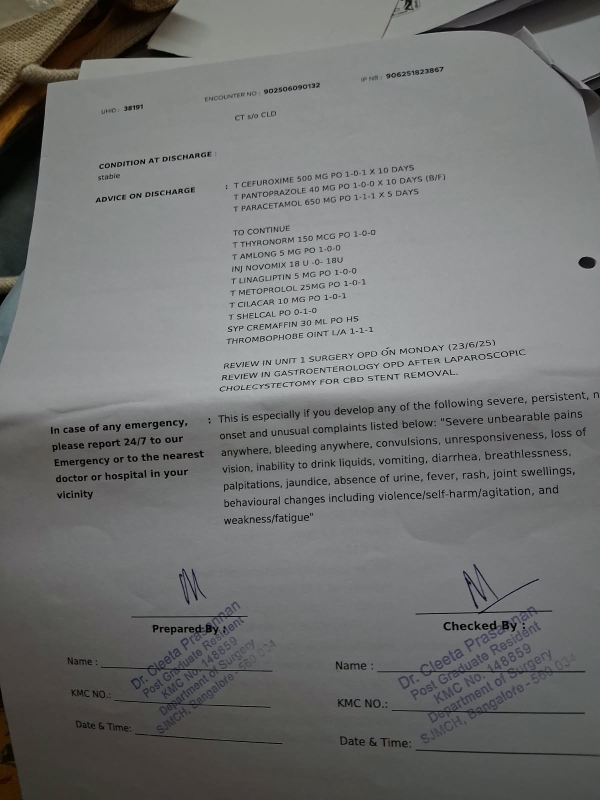
#> input picture 01_asuntha_discharge_summary_2025-06.jpg, 1200 x 1600 px (shown at 1/2 size)
$ python -i ocr.py   (imports and definitions only)
#> lines starting #> are read from the running program, lines starting #| are printed output that depends on the picture; after the words box and inside, x2 and y2 are one past the last pixel; in counts of white or black regions, pixels touching at a corner belong together
### cdss/llm.py
"""LLM backend for summarisation, RAG answers and prescription OCR.

Supported providers (priority order):
  1. Google Gemini  (GEMINI_API_KEY in .env  — free tier at aistudio.google.com)
  2. Anthropic Claude  (ANTHROPIC_API_KEY in .env)
  3. Ollama  (local model — OLLAMA_MODEL in .env, e.g. qwen2.5-vl:7b)

Everything in the CDSS works WITHOUT any API key — template / extractive fallbacks are used.
"""

from __future__ import annotations

import base64
import json
import mimetypes
import os
import re
from pathlib import Path

SYSTEM_PROMPT = (
    "You are a clinical decision-support assistant helping a licensed doctor in a rural Indian clinic. "
    "Use ONLY the patient record and guideline excerpts provided. Cite evidence with the bracketed ids "
    "given, e.g. [G-FQ] or [P002-E1]. Never invent drugs, doses, results or history. If information is "
    "missing or illegible, say so. Present options for the clinician to consider, not orders. Be concise."
)


def load_env() -> None:
    """Read key-value pairs from .env in the project root if present."""
    root = Path(__file__).resolve().parent.parent
    env_file = root / ".env"
    if env_file.exists():
        try:
            for line in env_file.read_text(encoding="utf-8").splitlines():
                line = line.strip()
                if line and not line.startswith("#") and "=" in line:
                    k, v = line.split("=", 1)
                    k, v = k.strip(), v.strip().strip("'\"")
                    if k and not os.environ.get(k):
                        os.environ[k] = v
        except Exception:
            pass


load_env()


def available() -> bool:
    load_env()
    return bool(os.environ.get("GEMINI_API_KEY") or os.environ.get("ANTHROPIC_API_KEY") or _ollama_running())


def available_cloud() -> bool:
    load_env()
    return bool(os.environ.get("GEMINI_API_KEY") or os.environ.get("ANTHROPIC_API_KEY"))


# [136 lines left out: functions _ollama_running, provider_name, _gemini_generate, _anthropic_client, _ollama_complete, complete and 1 more, not called in this run]

### cdss/ocr.py
"""Prescription image -> structured encounter (ingestion of NEW records).

Extraction strategy (tried in priority order):
  1. Cloud LLM vision  (GEMINI_API_KEY or ANTHROPIC_API_KEY in .env)
     Handles handwriting well; uses the structured prompt below.
  2. Local Ollama vision model  (OLLAMA_MODEL set in .env, Ollama running locally)
     Fully offline, near-cloud accuracy on modern hardware (Qwen2.5-VL, MiniCPM-V, etc.)
  3. PaddleOCR  (pip install paddlepaddle paddleocr)
     Deep-learning OCR, runs on CPU, much better than Tesseract for printed forms.
     Followed by regex-based slot extraction and medical lexicon fuzzy correction.
  4. Tesseract OCR  (pip install pytesseract + Windows Tesseract binary)
     Classical OCR fallback; works for clean printed forms.
     Followed by the same regex / lexicon post-processing as PaddleOCR.
  5. Manual entry in the dashboard.

All OCR paths (3 & 4) run the same OpenCV image pre-processing pipeline first
(dewarping → CLAHE contrast → Sauvola binarisation) to maximise text recognition.

Every extracted record is shown to the clinician for verification before it is saved.

CLI:
    python -m cdss.ocr path/to/image.jpg            # prints extracted JSON
"""

from __future__ import annotations

import json
import re
import sys
from pathlib import Path

from . import llm

# ---------------------------------------------------------------------------
# Structured extraction prompt (identical across cloud & Ollama paths)
# ---------------------------------------------------------------------------
EXTRACTION_INSTRUCTION = """Transcribe this medical prescription / discharge summary into JSON with keys:
{
 "patient_name": str, "patient_identifier": str (UHID / hospital no / IP no, or ""), "age": str, "sex": "M"|"F"|"",
 "date": "YYYY-MM-DD" or "", "date_certain": bool,
 "facility": str, "department": str, "doctor": str,
 "type": "opd_prescription"|"discharge_summary"|"clinic_prescription"|"pharmacy_indent"|"prescription",
 "diagnoses": [str], "complaints": [str],
 "vitals": {"bp_systolic": int, "bp_diastolic": int, "pulse": int, "spo2": int, "weight_kg": float,
            "temperature_f": float, "random_glucose_mg_dl": int}  (only those present),
 "medications": [{"raw": exact text, "drug": brand or generic name in lower case, "strength": str,
                  "route": "PO"|"IV"|"IM"|"SC"|"topical", "frequency": e.g. "1-0-1", "HS", "SOS", "stat",
                  "duration": e.g. "5 days", "2 weeks", "1 month", "continue", "instructions": str,
                  "legibility": "clear"|"partial"|"illegible"}],
 "investigations_advised": [str], "plan": [str]
}
Rules: copy what is written; never guess an illegible drug name - set legibility "illegible" and keep raw text.
Indian notation 1-0-1 means morning-afternoon-night. Output JSON only."""


# ---------------------------------------------------------------------------
# STAGE 0: OpenCV image pre-processing
# ---------------------------------------------------------------------------
def _preprocess_image(image_path: str | Path):
    """Apply a 4-step OpenCV pipeline to improve OCR accuracy.

    Steps:
      1. Grayscale conversion
      2. Denoising (fastNlMeansDenoising)
      3. CLAHE contrast enhancement (equalises uneven clinic lighting)
      4. Sauvola-style adaptive binarisation (isolates ink from paper texture)

    Returns a uint8 numpy array (H x W) or None if cv2 is not installed.
    """
    try:
        import importlib
        cv2 = importlib.import_module("cv2")
        np = importlib.import_module("numpy")

        img = cv2.imread(str(image_path))
#> img is the input picture: shape (1600, 1200, 3); mean B, G, R 113.6, 114.3, 113.6
        if img is None:
            # Fallback: load with Pillow, convert to numpy
            from PIL import Image
            pil = Image.open(image_path).convert("RGB")
            img = np.array(pil)[:, :, ::-1]  # RGB -> BGR

        gray = cv2.cvtColor(img, cv2.COLOR_BGR2GRAY)

        # Mild denoising without blurring fine pen strokes
        denoised = cv2.fastNlMeansDenoising(gray, h=10, templateWindowSize=7, searchWindowSize=21)

        # CLAHE: locally equalise contrast (helps with uneven clinic lighting and shadows)
        clahe = cv2.createCLAHE(clipLimit=2.5, tileGridSize=(8, 8))
        enhanced = clahe.apply(denoised)
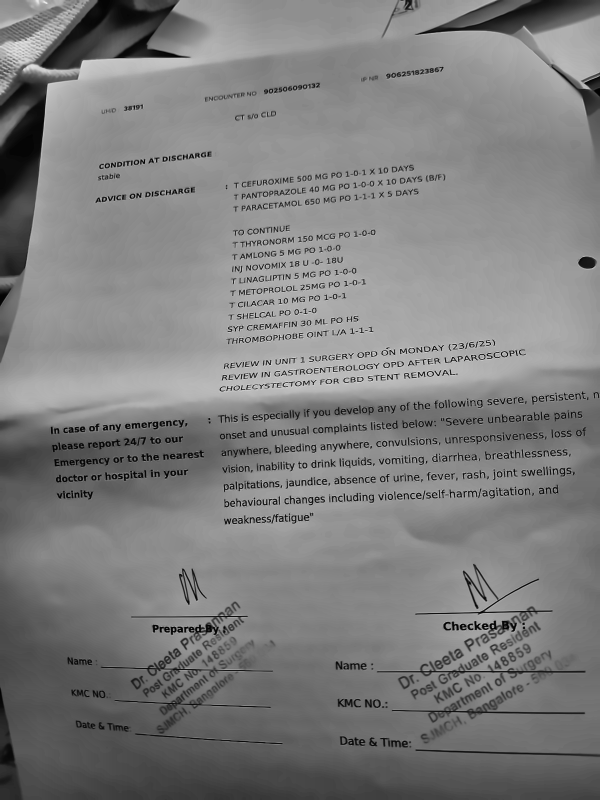
#> enhanced: shape (1600, 1200) (shown at 1/2 size); min 0, max 236, mean 126.2

        # Adaptive Gaussian threshold (Sauvola-style): binarise ink vs paper
        binary = cv2.adaptiveThreshold(
            enhanced, 255,
            cv2.ADAPTIVE_THRESH_GAUSSIAN_C,
            cv2.THRESH_BINARY,
            blockSize=31, C=12,
        )
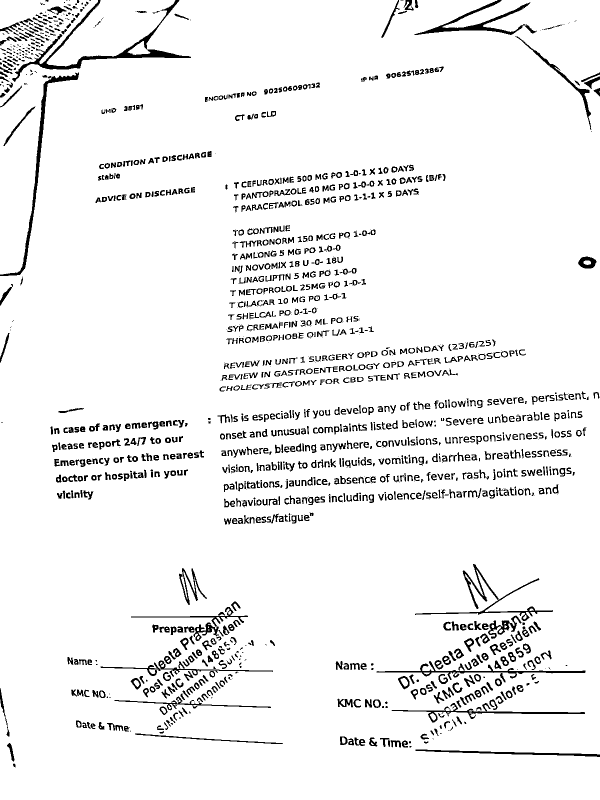
#> binary: shape (1600, 1200) (shown at 1/2 size); 94% white; 1626 black regions (452 under 20 px), largest, box (x1, y1, x2, y2) and area: (24, 0, 382, 164) 5041, (0, 144, 158, 552) 3327, (829, 0, 1073, 70) 2924
        return binary
    except Exception:
        return None


def _save_preprocessed(image_path: str | Path) -> str:
    """Pre-process and save to a temp file; return its path as a string."""
    import tempfile
    processed = _preprocess_image(image_path)
    if processed is None:
        return str(image_path)
    try:
        import importlib
        cv2 = importlib.import_module("cv2")
        tmp = tempfile.NamedTemporaryFile(suffix=".png", delete=False)
        cv2.imwrite(tmp.name, processed)
        return tmp.name
    except Exception:
        return str(image_path)


# ---------------------------------------------------------------------------
# STAGE 1: Cloud LLM vision (Gemini / Claude)
# ---------------------------------------------------------------------------
def extract_with_llm(image_path: str | Path) -> dict:
    return llm.vision_json(image_path, EXTRACTION_INSTRUCTION)


# ---------------------------------------------------------------------------
# STAGE 2: Ollama local vision model (fully offline, near-cloud accuracy)
# ---------------------------------------------------------------------------
# [56 lines left out: functions _ollama_available, _ollama_running, extract_with_ollama, not called in this run]


# ---------------------------------------------------------------------------
# STAGE 3: PaddleOCR + post-processing (offline deep learning OCR)
# ---------------------------------------------------------------------------
_MEDICAL_LEXICON = [
    # Common Indian brand names and generics (extend as needed)
    "paracetamol", "dolo", "calpol", "ibuprofen", "aspirin", "diclofenac", "aceclofenac",
    "amoxicillin", "augmentin", "cefuroxime", "cephalexin", "azithromycin", "clarithromycin",
    "ciprofloxacin", "levofloxacin", "metronidazole", "clindamycin", "doxycycline",
    "pantoprazole", "omeprazole", "esomeprazole", "rabeprazole", "razo",
    "metformin", "glimepiride", "gliclazide", "insulin", "linagliptin", "sitagliptin",
    "glycomet", "glycomet gp", "reclide", "januvia", "tradjenta",
    "amlodipine", "amlong", "cilnidipine", "cilacar", "telmisartan", "losartan",
    "metoprolol", "atenolol", "carvedilol", "ramipril", "enalapril",
    "torsemide", "furosemide", "hydrochlorothiazide",
    "levothyroxine", "thyronorm", "eltroxin",
    "prednisolone", "methylprednisolone", "dexamethasone", "betamethasone",
    "pregabalin", "gabapentin", "tramadol", "ultracet", "tapentadol",
    "cetirizine", "loratadine", "fexofenadine", "levocetrizine",
    "domperidone", "ondansetron", "metoclopramide",
    "dalteparin", "heparin", "warfarin", "clopidogrel",
    "atorvastatin", "rosuvastatin", "shelcal", "calcium carbonate", "vitamin d",
    "mebeverine", "amitriptyline", "sertraline", "alprazolam", "clonazepam",
    "arachitol", "cholecalciferol",
]


# [10 lines left out: function _fuzzy_correct, not called in this run]


_FREQ_RE = re.compile(
    r"\b(\d+[\-\/]\d+[\-\/]\d+)\b"       # 1-0-1, ½-0-0, 18U-0-18U
    r"|\b(SOS|PRN|stat|HS|BD|TDS|OD|QID)\b",
    re.IGNORECASE,
)
_STRENGTH_RE = re.compile(
    r"\b(\d+(?:\.\d+)?)\s*(mg|mcg|µg|g|ml|units?|IU|%)\b",
    re.IGNORECASE,
)
_DURATION_RE = re.compile(
    r"\b(?:x|for)?\s*(\d+)\s*(days?|weeks?|months?)\b"
    r"|\b(continue|chronic|long.?term)\b",
    re.IGNORECASE,
)
_DATE_RE = re.compile(
    r"\b(\d{1,2})[\/\-\.](\d{1,2})[\/\-\.](\d{2,4})\b"
)


# [78 lines left out: functions _extract_slots_from_text, extract_with_paddleocr, not called in this run]


# ---------------------------------------------------------------------------
# STAGE 4: Tesseract OCR + post-processing (classical fallback)
# ---------------------------------------------------------------------------
def extract_with_tesseract(image_path: str | Path) -> dict:
    import importlib
    pytesseract = importlib.import_module("pytesseract")
    from PIL import Image

    proc_path = _save_preprocessed(image_path)
    # Use the pre-processed numpy array directly if available, otherwise fallback
    processed = _preprocess_image(image_path)
    if processed is not None:
        from PIL import Image as PILImage
        import numpy as np
        pil_img = PILImage.fromarray(processed)
    else:
        pil_img = Image.open(image_path).convert("L")

    # PSM 6 = Assume a single uniform block of text (good for prescriptions)
    custom_cfg = r"--oem 3 --psm 6"
#> (the run stopped early here; a loop or call above may not have finished)
